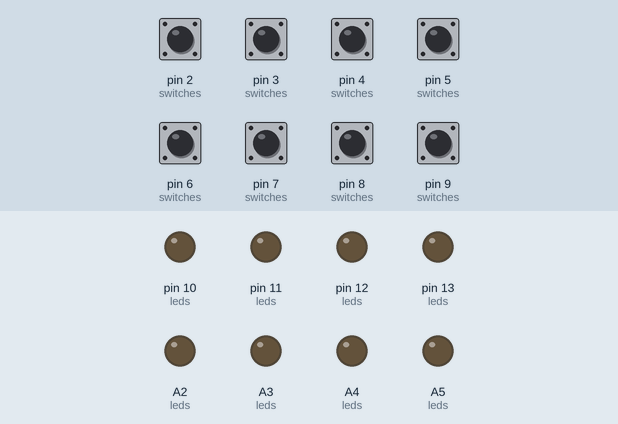
Bench run of a sketch on a simulated Arduino Leonardo, built with avr-gcc and run on an emulated ATmega32U4. Shown: output pins drawn as LEDs (lit = HIGH). The inputs (shaded band) are chosen by the test bench; at power-on: pin 2 (switches), pin 3 (switches), pin 4 (switches), pin 5 (switches), pin 6 (switches), pin 7 (switches), pin 8 (switches), pin 9 (switches) HIGH.

Above: at 1.2 s.
1.3 s: pin 2 (switches) pulled LOW for 0.15 s
At 2.0 s:
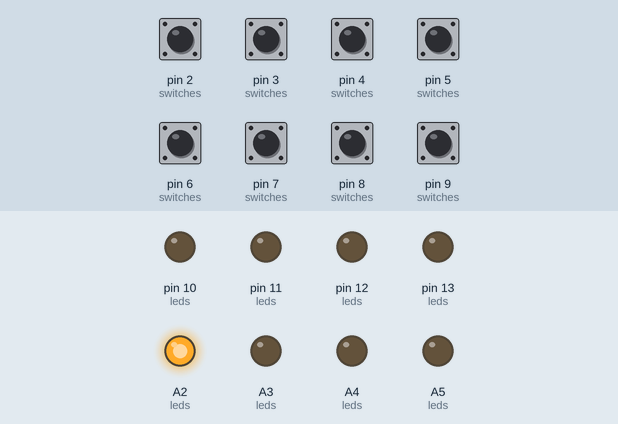
2.9 s: pin 3 (switches) pulled LOW for 0.15 s
At 3.2 s:
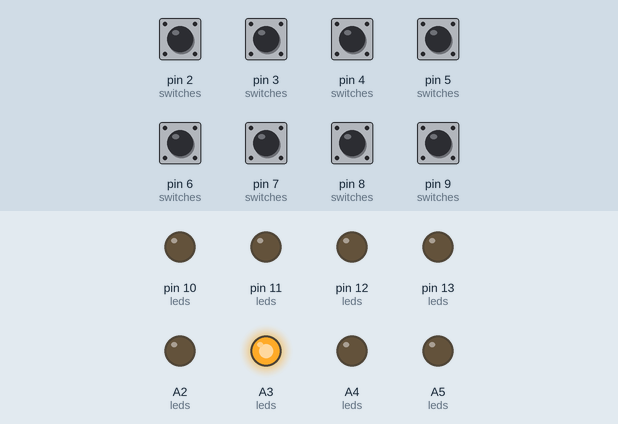
4.5 s: pin 4 (switches) pulled LOW for 0.15 s
At 5.6 s:
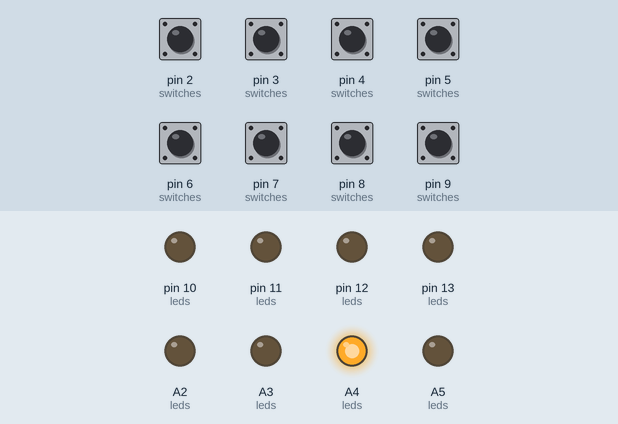
6.1 s: pin 5 (switches) pulled LOW for 0.15 s
At 6.8 s:
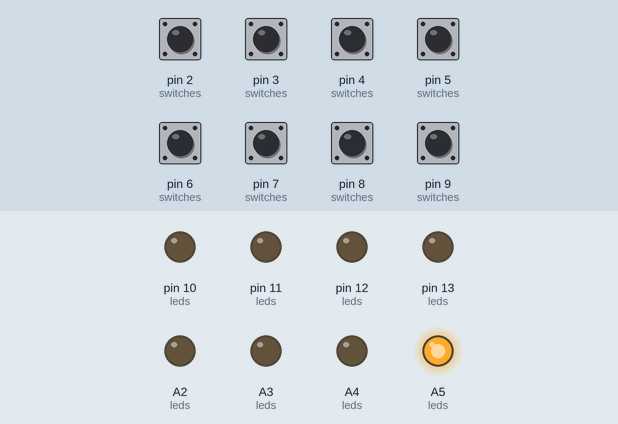
7.7 s: pin 6 (switches) pulled LOW for 0.15 s
At 8.1 s:
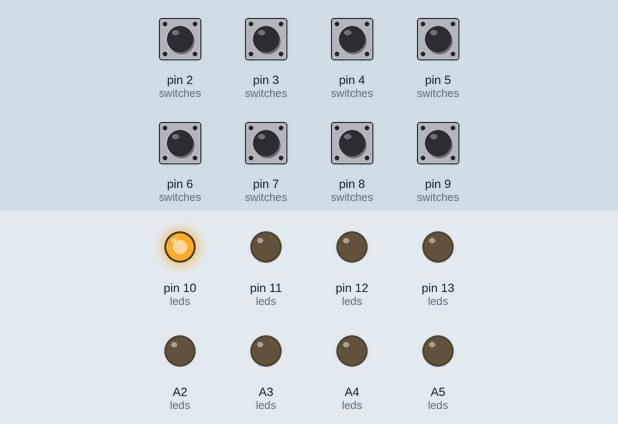
9.3 s: pin 7 (switches) pulled LOW for 0.15 s
At 10.5 s:
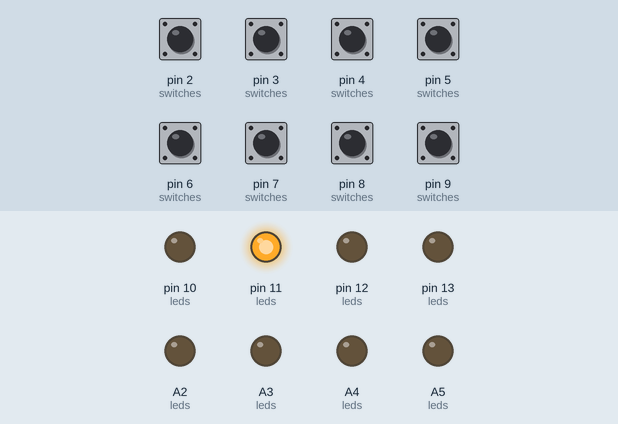
Timing chart, 0 to 11.9 s (numbered marks = the images above; inputs shaded):
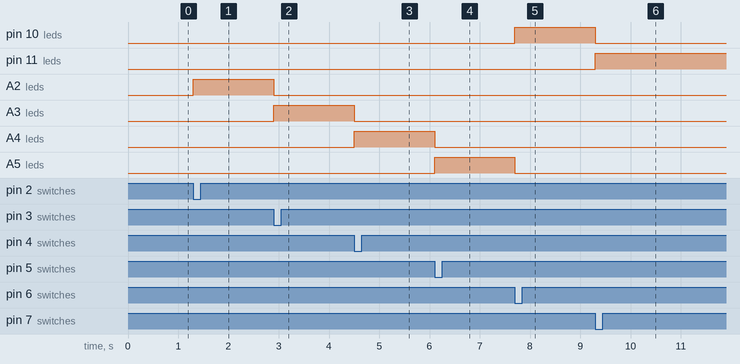

Measured:
- after the input at 1.3 s, A2 (leds): LOW → HIGH at once
- after the input at 2.9 s, A2 (leds): HIGH → LOW at once; A3 (leds): LOW → HIGH at once
- after the input at 4.5 s, A3 (leds): HIGH → LOW at once; A4 (leds): LOW → HIGH at once
- after the input at 6.1 s, A4 (leds): HIGH → LOW at once; A5 (leds): LOW → HIGH at once
- after the input at 7.7 s, pin 10 (leds): LOW → HIGH at once; A5 (leds): HIGH → LOW at once
- after the input at 9.3 s, pin 10 (leds): HIGH → LOW at once; pin 11 (leds): LOW → HIGH at once

The sketch:

GuitarixMidiController.ino
```cpp
/*
   Simple guitarix Bank and Preset switcher

   Created: 18/01/2017
   Author: Marcel Levesque <levesque.marcel@gmail.com> aka snappy46

   Code and concept heavily based on:
   http://www.arduino.cc/en/Tutorial/MidiDevice
*/

#include <MIDIUSB.h>
#define NUM_SWITCHES  8

const byte switch1 = 2;
const byte switch2 = 3;
const byte switch3 = 4;
const byte switch4 = 5;
const byte switch5 = 6;
const byte switch6 = 7;
const byte switch7 = 8;
const byte switch8 = 9;

const byte led1 = A2;
const byte led2 = A3;
const byte led3 = A4;
const byte led4 = A5;
const byte led5 = 10;
const byte led6 = 11;
const byte led7 = 12;
const byte led8 = 13;


const byte switches[NUM_SWITCHES] = {switch1, switch2, switch3, switch4, switch5, switch6, switch7, switch8};
const byte leds[NUM_SWITCHES] = {led1, led2, led3, led4, led5, led6, led7, led8};
const byte midiBankLSB[NUM_SWITCHES] = {0x00, 0x00, 0x00, 0x00, 0x00, 0x00, 0x00, 0x00}; // Bank selection based on switch pressed (switch 1-8)
const byte midiProgram[NUM_SWITCHES] = {0x00, 0x01, 0x02, 0x03, 0x04, 0x05, 0x06, 0x07}; // Program/Preset selection based on switch pressed (switch 1-8)

const byte channel = 0x00;  // use midi channel 1

int previouslyPressedSwitch = -1;

void setup() {
  for (int i = 0; i < NUM_SWITCHES; i++) {
    pinMode(switches[i], INPUT_PULLUP);
    pinMode(leds[i], OUTPUT);
  }
}


void loop() {
  readSwitches();
}

// First parameter is the event type (0x0B = control change).
// Second parameter is the event type, combined with the channel.
// Third parameter is the control number number (0-119).
// Fourth parameter is the control value (0-127).

void controlChange(byte channel, byte control, byte value) {
  midiEventPacket_t event = {0x0B, 0xB0 | channel, control, value};
  MidiUSB.sendMIDI(event);
}

// First parameter is the event type (0x0B = control change).
// Second parameter is the event type, combined with the channel.
// Third parameter is the control value (0-127).

void programChange(byte channel, byte value) {
  midiEventPacket_t event = {0x0C, 0xC0 | channel, value};
  MidiUSB.sendMIDI(event);
}

// Read all the switches to check if any switch has been pressed.
// If switch has been pressed then check to see if same as previous one that was pressed.
// This act as a switch debouncer and avoid trying to set bank/preset that are already set.

void readSwitches()
{
  for (int i = 0; i < NUM_SWITCHES; i++)
  {
    if (digitalRead(switches[i]) == LOW  && i != previouslyPressedSwitch)
    {
      controlChange(channel, 0X00, 0X00); // Bank select MSB
      controlChange(channel, 0X20, midiBankLSB[i]);  // Bank select LSB
      programChange(channel, midiProgram[i]);  // Program/Preset change
      MidiUSB.flush();
      digitalWrite(leds[i], HIGH);
      digitalWrite(leds[previouslyPressedSwitch], LOW);
      previouslyPressedSwitch = i; // store switch that was pressed
    }
  }
}
```
